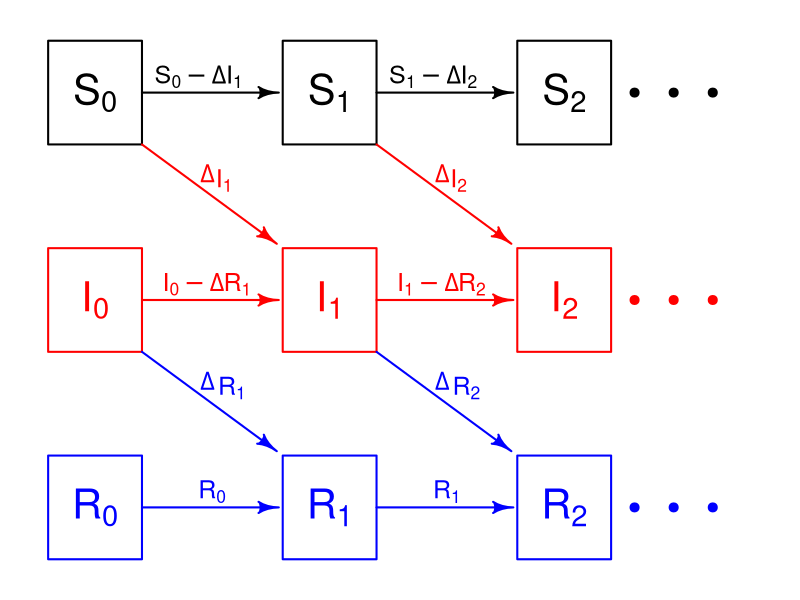

Write the R code that produced this figure.
library(shape)
png("SIR_graph.png",450,300)
par(mfrow=c(1,1),mar=c(1,1,1,1))
plot(0,0,type="n",xlim=c(0,7.5),ylim=c(c(-2.5,2.5)),axes = F)
for(i in 0:2)
{
  rect(0+2.5*i,1.5,1+2.5*i,2.5,lwd=2)
  text(0.5+2.5*i,2,parse(text=paste("S[",as.character(i),"]")),cex=2.5)
  
  rect(0+2.5*i,-0.5,1+2.5*i,0.5,border = "red",lwd=2)
  text(0.5+2.5*i,0,parse(text=paste("I[",as.character(i),"]")),col="red",cex=2.5)
  
  rect(0+2.5*i,-1.5,1+2.5*i,-2.5,border = "blue",lwd=2)
  text(0.5+2.5*i,-2,parse(text=paste("R[",as.character(i),"]")),col="blue",cex=2.5)
}

for(i in 0:1)
{
  Arrows(1+2.5*i,2,2.35+2.5*i,2,lwd=2)
  text(1.75+2.5*i,2,parse(text=paste("S[",as.character(i),"]-Delta")),adj=c(0.8,-0.2),cex=1.5)
  text(1.75+2.5*i,2,parse(text=paste("I[",as.character(i+1),"]")),adj=c(-0.8,-0.2),cex=1.5)
  
  Arrows(1+2.5*i,1.5,2.35+2.5*i,0.6,col="red",lwd=2)
  text(1.75+2.5*i,1+0.05*2,parse(text=paste("Delta")),adj=c(0.8,-0.2),srt=0,col="red",cex=1.5)
  text(1.75+2.5*i,1,parse(text=paste("I[",as.character(i+1),"]")),adj=c(-0.2,-0.2),srt=0,col="red",cex=1.5)
  
  Arrows(1+2.5*i,0,2.35+2.5*i,0,col="red",lwd=2)
  text(1.75+2.5*i,0,parse(text=paste("I[",as.character(i),"]-Delta")),adj=c(0.8,-0.2),col="red",cex=1.5)
  text(1.75+2.5*i,0,parse(text=paste("R[",as.character(i+1),"]")),adj=c(-0.4,-0.2),col="red",cex=1.5)
  
  Arrows(1+2.5*i,-0.5,2.35+2.5*i,-1.4,col="blue",lwd=2)
  text(1.75+2.5*i,-1+0.05*2,parse(text=paste("Delta")),adj=c(0.8,-0.2),srt=0,col="blue",cex=1.5)
  text(1.75+2.5*i,-1,parse(text=paste("R[",as.character(i+1),"]")),adj=c(-0.2,-0.2),srt=0,col="blue",cex=1.5)
  
  Arrows(1+2.5*i,-2,2.35+2.5*i,-2,col="blue",lwd=2,cex=1.5)
  text(1.75+2.5*i,-2,parse(text=paste("R[",as.character(i),"]")),adj=c(0.5,-0.2),col="blue",cex=1.5)
}

for(i in 15:17/18*7.5)
{
  points(i,2,pch=19,cex=1.2)
  points(i,0,pch=19,cex=1.2,col="red")
  points(i,-2,pch=19,cex=1.2,col="blue")
}
dev.off()